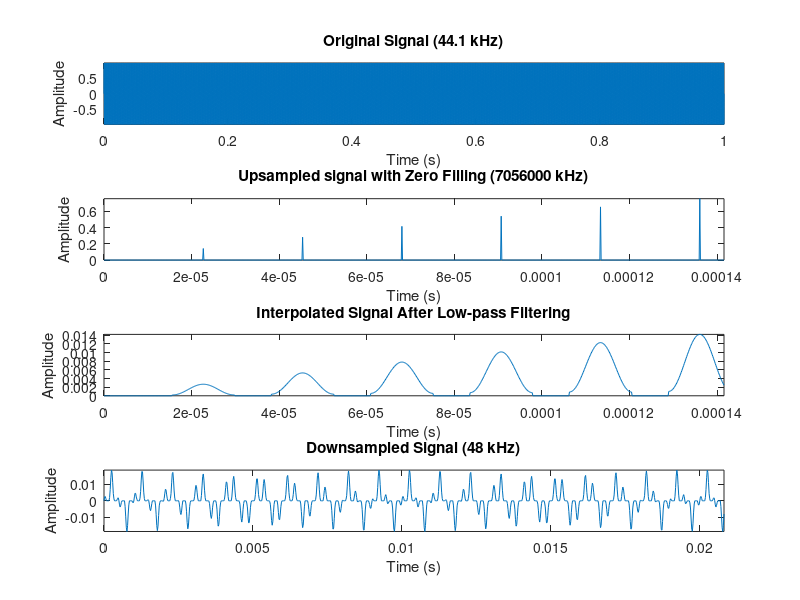

Source code (MATLAB): (Note: this script raises an error after producing the figure.)
% Given sample rates
Fs_in = 44100; % Input sample rate (44.1 kHz)
Fs_out = 48000; % Output sample rate (48 kHz)

% Find the least common multiple for upsampling and downsampling
[L, M] = rat(Fs_out / Fs_in); % Rational fraction approximation of conversion ratio

% Example signal: a simple sine wave for demonstration
t = 0:1/Fs_in:1; % Time vector for 1 second of audio
f = 1000;
x = sin(2 * pi * f * t); % Original signal (44.1 kHz sine wave)

%% STEP 1: ZERO FILLING
% Upsample the signal by L (increasing the sample rate)
% Zero filling means adding L-1 zeros between every original sample
x_upsampled = upsample(x, L); % Insert L-1 zeros between samples

%% STEP 2: LOW PASS FILTERING
% Design a low-pass filter (anti-aliasing filter)
% Use a low-pass FIR filter to remove aliasing
Fc = min(Fs_in, Fs_out) / 2; % Cutoff frequency (Nyquist frequency of the lower sample rate)
n = 100; % Filter order
h = fir1(n, 2 * Fc / (L * Fs_in)); % Low-pass filter design (normalized frequency)

% Filter the upsampled signal to remove high-frequency components introduced by zero filling
x_filtered = conv(x_upsampled, h, 'same'); % Apply low-pass filtering

%% STEP 3: DOWNSAMPLING
% Downsample the filtered signal by M (reducing the sample rate)
x_downsampled = downsample(x_filtered, M);

%% PLOTTING THE RESULTS
% Time vectors for plotting
t_upsampled = 0:1/(Fs_in*L):1;
t_downsampled = 0:1/Fs_out:(length(x_downsampled)-1)/Fs_out;

figure;
% Plot the original signal
subplot(4,1,1);
plot(t, x);
title('Original Signal (44.1 kHz)');
xlabel('Time (s)');
ylabel('Amplitude');
axis tight;

% Plot the upsampled signal with zero filling (inserted zeros)
subplot(4,1,2);
plot(t_upsampled(1:1000), x_upsampled(1:1000));
title(['Upsampled signal with Zero Filling (', num2str(L*Fs_in), ' kHz)']);
xlabel('Time (s)');
ylabel('Amplitude');
axis tight;

% Plot the signal after low-pass filtering (interpolated signal)
subplot(4,1,3);
plot(t_upsampled(1:1000), x_filtered(1:1000));
title('Interpolated Signal After Low-pass Filtering');
xlabel('Time (s)');
ylabel('Amplitude');
axis tight;

% Plot the final downsampled signal (converted signal)
subplot(4,1,4);
plot(t_downsampled(1:1000), x_downsampled(1:1000));
title('Downsampled Signal (48 kHz)');
xlabel('Time (s)');
ylabel('Amplitude');
axis tight;

%% FILTER FREQUENCY RESPONSE
% Plot the filter's magnitude response
figure;
fvtool(h, 'Fs', L*Fs_in);
title('Low-pass Filter Frequency Response');

% SOUND PLAYBACK (OPTIONAL)
% sound(x, Fs_in); % Original signal (44.1 kHz)
% sound(x_downsampled, Fs_out); % Converted signal (48 kHz)
